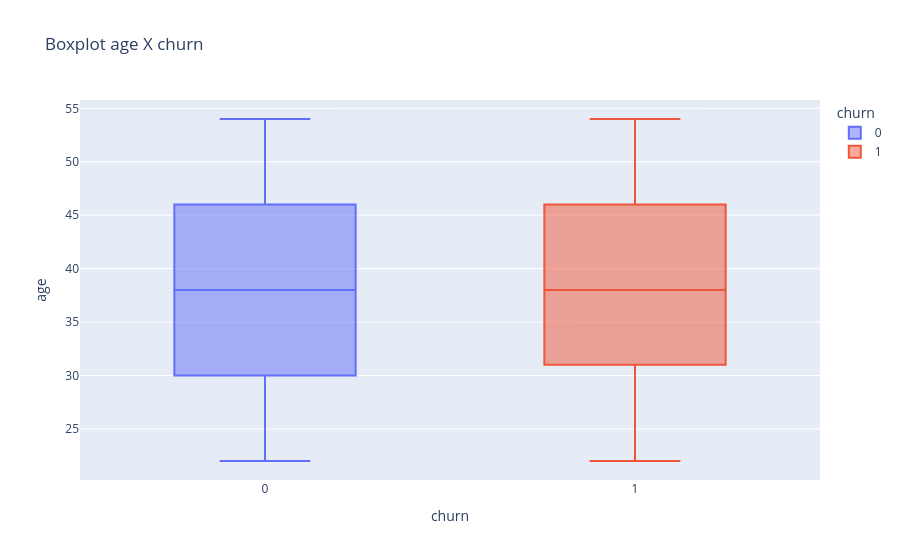
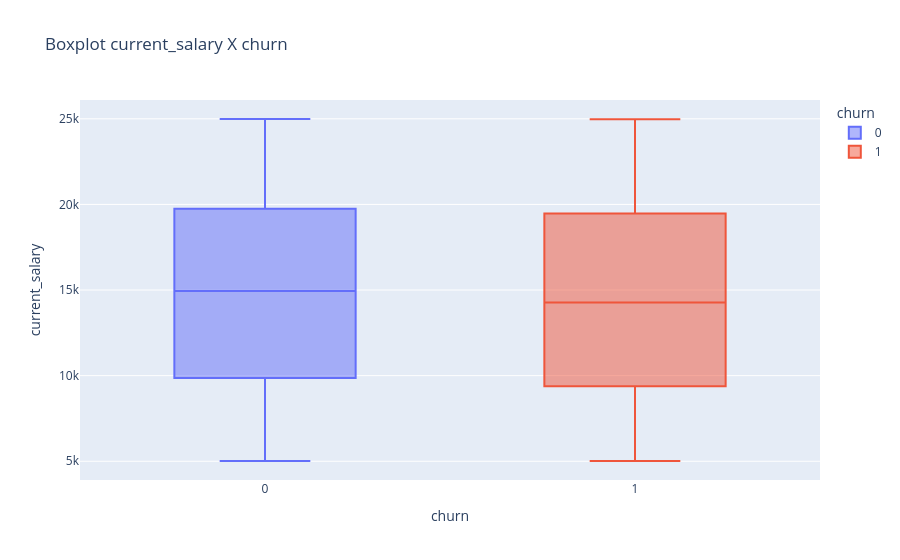
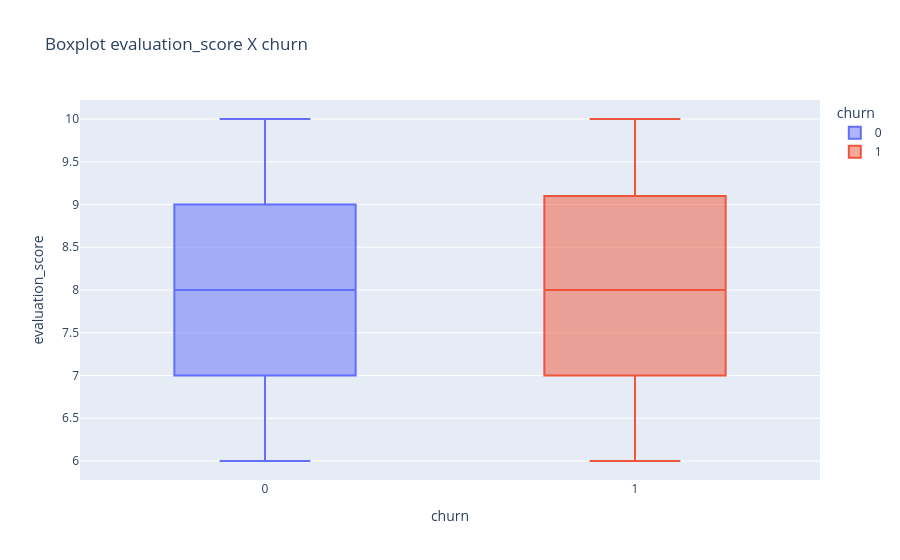
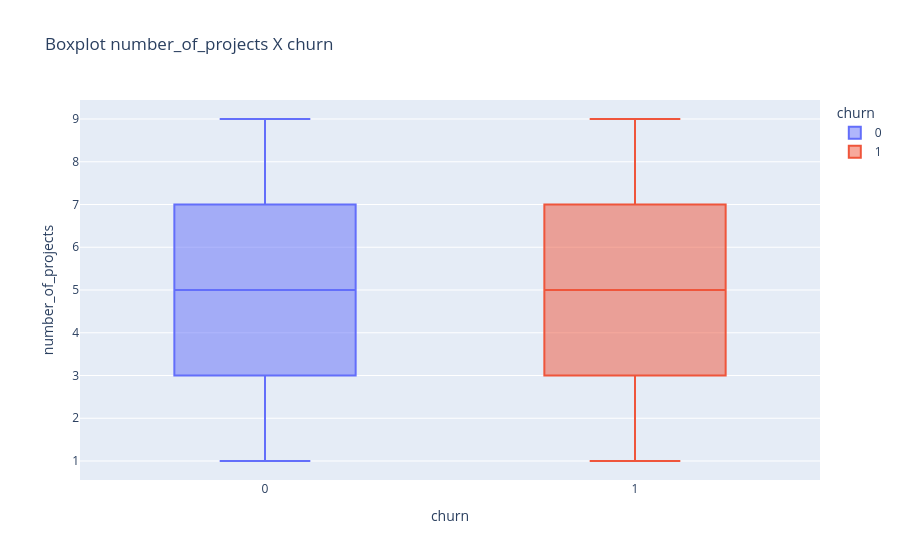

These figures' notebook cell, in order:
### Markdown cell above
### Numeric features correlation with target (churn)

### Code cell
for col in df_churn.select_dtypes(include=['int64', 'float64']).columns:
    if col != 'churn':
        fig = px.box(df_churn, x='churn', y=col, title=f'Boxplot {col} X churn', color='churn')
        fig.show()

### Figure 1 — Plotly figure (JSON) as saved in the notebook; plotly's stock layout.template omitted (floating-point values rounded to 4 significant figures; data arrays with more than 128 entries replaced by an {"elided": "..."} marker saying what was removed)
{"data": [{"alignmentgroup": "True", "hovertemplate": "churn=%{x}<br>age=%{y}<extra></extra>", "legendgroup": "0", "marker": {"color": "#636efa"}, "name": "0", "notched": false, "offsetgroup": "0", "orientation": "v", "showlegend": true, "type": "box", "x": {"elided": "1714 int values"}, "x0": " ", "xaxis": "x", "y": {"elided": "1714 int values"}, "y0": " ", "yaxis": "y"}, {"alignmentgroup": "True", "hovertemplate": "churn=%{x}<br>age=%{y}<extra></extra>", "legendgroup": "1", "marker": {"color": "#EF553B"}, "name": "1", "notched": false, "offsetgroup": "1", "orientation": "v", "showlegend": true, "type": "box", "x": {"elided": "286 int values"}, "x0": " ", "xaxis": "x", "y": {"elided": "286 int values"}, "y0": " ", "yaxis": "y"}], "layout": {"boxmode": "overlay", "legend": {"title": {"text": "churn"}, "tracegroupgap": 0}, "title": {"text": "Boxplot age X churn"}, "xaxis": {"anchor": "y", "categoryarray": [0, 1], "categoryorder": "array", "domain": [0, 1], "title": {"text": "churn"}}, "yaxis": {"anchor": "x", "domain": [0, 1], "title": {"text": "age"}}}}

### Figure 2 — Plotly figure (JSON) as saved in the notebook; plotly's stock layout.template omitted (floating-point values rounded to 4 significant figures; data arrays with more than 128 entries replaced by an {"elided": "..."} marker saying what was removed)
{"data": [{"alignmentgroup": "True", "hovertemplate": "churn=%{x}<br>current_salary=%{y}<extra></extra>", "legendgroup": "0", "marker": {"color": "#636efa"}, "name": "0", "notched": false, "offsetgroup": "0", "orientation": "v", "showlegend": true, "type": "box", "x": {"elided": "1714 int values"}, "x0": " ", "xaxis": "x", "y": {"elided": "1714 int values"}, "y0": " ", "yaxis": "y"}, {"alignmentgroup": "True", "hovertemplate": "churn=%{x}<br>current_salary=%{y}<extra></extra>", "legendgroup": "1", "marker": {"color": "#EF553B"}, "name": "1", "notched": false, "offsetgroup": "1", "orientation": "v", "showlegend": true, "type": "box", "x": {"elided": "286 int values"}, "x0": " ", "xaxis": "x", "y": {"elided": "286 int values"}, "y0": " ", "yaxis": "y"}], "layout": {"boxmode": "overlay", "legend": {"title": {"text": "churn"}, "tracegroupgap": 0}, "title": {"text": "Boxplot current_salary X churn"}, "xaxis": {"anchor": "y", "categoryarray": [0, 1], "categoryorder": "array", "domain": [0, 1], "title": {"text": "churn"}}, "yaxis": {"anchor": "x", "domain": [0, 1], "title": {"text": "current_salary"}}}}

### Figure 3 — Plotly figure (JSON) as saved in the notebook; plotly's stock layout.template omitted (floating-point values rounded to 4 significant figures; data arrays with more than 128 entries replaced by an {"elided": "..."} marker saying what was removed)
{"data": [{"alignmentgroup": "True", "hovertemplate": "churn=%{x}<br>evaluation_score=%{y}<extra></extra>", "legendgroup": "0", "marker": {"color": "#636efa"}, "name": "0", "notched": false, "offsetgroup": "0", "orientation": "v", "showlegend": true, "type": "box", "x": {"elided": "1714 int values"}, "x0": " ", "xaxis": "x", "y": {"elided": "1714 float values"}, "y0": " ", "yaxis": "y"}, {"alignmentgroup": "True", "hovertemplate": "churn=%{x}<br>evaluation_score=%{y}<extra></extra>", "legendgroup": "1", "marker": {"color": "#EF553B"}, "name": "1", "notched": false, "offsetgroup": "1", "orientation": "v", "showlegend": true, "type": "box", "x": {"elided": "286 int values"}, "x0": " ", "xaxis": "x", "y": {"elided": "286 float values"}, "y0": " ", "yaxis": "y"}], "layout": {"boxmode": "overlay", "legend": {"title": {"text": "churn"}, "tracegroupgap": 0}, "title": {"text": "Boxplot evaluation_score X churn"}, "xaxis": {"anchor": "y", "categoryarray": [0, 1], "categoryorder": "array", "domain": [0, 1], "title": {"text": "churn"}}, "yaxis": {"anchor": "x", "domain": [0, 1], "title": {"text": "evaluation_score"}}}}

### Figure 4 — Plotly figure (JSON) as saved in the notebook; plotly's stock layout.template omitted (floating-point values rounded to 4 significant figures; data arrays with more than 128 entries replaced by an {"elided": "..."} marker saying what was removed)
{"data": [{"alignmentgroup": "True", "hovertemplate": "churn=%{x}<br>number_of_projects=%{y}<extra></extra>", "legendgroup": "0", "marker": {"color": "#636efa"}, "name": "0", "notched": false, "offsetgroup": "0", "orientation": "v", "showlegend": true, "type": "box", "x": {"elided": "1714 int values"}, "x0": " ", "xaxis": "x", "y": {"elided": "1714 int values"}, "y0": " ", "yaxis": "y"}, {"alignmentgroup": "True", "hovertemplate": "churn=%{x}<br>number_of_projects=%{y}<extra></extra>", "legendgroup": "1", "marker": {"color": "#EF553B"}, "name": "1", "notched": false, "offsetgroup": "1", "orientation": "v", "showlegend": true, "type": "box", "x": {"elided": "286 int values"}, "x0": " ", "xaxis": "x", "y": {"elided": "286 int values"}, "y0": " ", "yaxis": "y"}], "layout": {"boxmode": "overlay", "legend": {"title": {"text": "churn"}, "tracegroupgap": 0}, "title": {"text": "Boxplot number_of_projects X churn"}, "xaxis": {"anchor": "y", "categoryarray": [0, 1], "categoryorder": "array", "domain": [0, 1], "title": {"text": "churn"}}, "yaxis": {"anchor": "x", "domain": [0, 1], "title": {"text": "number_of_projects"}}}}
